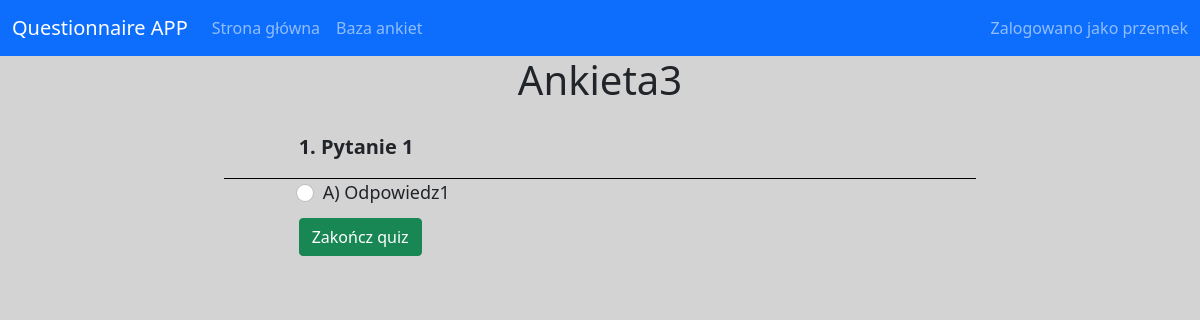
/questionnaireProfile/49 (signed in), run on the app's committed database.
### main/models.py (models this page shows, shortened)
class Questionnaire(models.Model):
    text = models.CharField(max_length=500)
    questions = models.ManyToManyField(Question, blank=True)
    owner = models.ForeignKey(User, on_delete=models.SET_NULL, null=True)
    public = models.BooleanField(null=True, default=False)
    publicResults = models.BooleanField(null=True, blank=True)
    password = models.CharField(max_length=200, blank=True, null=True)
    date = models.DateField(auto_created=True, null=True)
    active = models.BooleanField(null=True, default=True)

class Question(models.Model):
    text = models.CharField(max_length=500)
    answers = models.ManyToManyField(Answer, blank=True)
    multiple_choice = models.BooleanField(default=False)
    plot = models.CharField(max_length=1500, blank=True, null=True)

class Answer(models.Model):
    text = models.CharField(max_length=500)
    votes = models.IntegerField(default=0, blank=True, null=True)

### main/decorators.py (the view)
    def wrapper_func(response, *args, **kwargs):
        if not response.user.is_authenticated:
            return redirect('/login')
        else:
            return viewFunc(response, *args, **kwargs)

### main/templatetags/main_tags.py (called while the page is built)
@register.filter
def to_char(value):
    text = chr(96+value)
    text = text.upper()
    return text

### main/views.py (called while the page is built, shortened)
@notloged
@qProfileAccess
def questionnaireProfile(request, id):
    questionnaire = Questionnaire.objects.get(id=id)
    context = {'questionnaire': questionnaire}
    return render(request, 'questionnaireProfile.html', context)

### main/templates/main/questionnaireProfile.html (shortened to what this page needs)
{% extends 'base.html' %}
{% load main_tags %}
{% block content %}
<div class="container">
    <div class="row">
        <div class="col-12 text-center">
            <h1>{{questionnaire.text}}</h1>
        </div>
    </div>
    <form method="post" action="">
        {% for question in questionnaire.questions.all %}
            <div class="row" style="border-bottom: 1px solid #000;margin-top: 20px;">
                <div class="col-1"></div>
                <div class="col-10">
                    <p class="TextCreateNew">{{forloop.counter}}. {{question.text}}</p>
                </div>
            </div>
            {% for answer in question.answers.all %}
                {% if question.multiple_choice == False %}
                    <div class="row">
                        <div class="col-1"></div>
                        <div class="col-10">
                            <div class="form-check">
                                <input class="form-check-input" name="{{question.text}}" type="radio" value="{{answer.text}}" style="font-size:18px;">
                                <label class="form-check-label" for="{{answer.text}}" style="font-size:18px;">{{forloop.counter|to_char}}) {{answer.text}}</label>
                            </div>
                        </div>
                    </div>
                {% endif %}
            {% endfor %}
        {% endfor %}
        <div class="row" style="margin-top: 10px;">
            <div class="col-1"></div>
            <div class="col-4">
                <button type="submit" class="btn btn-success" name="finish">Zakończ quiz</button>
            </div>
        </div>
    </form>
</div>
{% endblock %}

### main/templates/main/base.html (shortened to what this page needs)
<!DOCTYPE html>
{% load static %}
<html lang="en">
<head>
    <link rel="stylesheet" type="text/css" href="{% static '/css/style.css' %}">
    <link href="https://cdn.jsdelivr.net/npm/bootstrap@5.1.3/dist/css/bootstrap.min.css" rel="stylesheet"
>
</head>
<body>
<header>
    <nav class="navbar navbar-expand-lg navbar-dark bg-primary">
        <div class="container-fluid">
            <a class="navbar-brand" href="{% url 'home' %}">Questionnaire APP</a>
            <div class="collapse navbar-collapse" id="navbarNavAltMarkup">
                <div class="navbar-nav">
                    <a class="nav-link" href="{% url 'home' %}">Strona główna</a>
                    <a class="nav-link" href="{% url 'questionnaire_DataBase' %}">Baza ankiet</a>
                </div>
            </div>
            <div class="navbar-nav navbar-right" >
                {% if request.user.is_authenticated %}
                    <span class="navbar-text">
                        Zalogowano jako {{request.user}}
                    </span>
                {% else %}
                    <a class="nav-link" href="{% url 'login' %}">Zaloguj</a>
                    <a class="nav-link" href="{% url 'register' %}">Zarejestruj</a>
                {% endif %}
            </div>
        </div>
    </nav>
</header>
<main>
    <div class="container-fluid " id="test">
        <div class="row ">
            <div class="col-lg-2 col-md-12">
            </div>
            <div class="col-lg-8 col-md-12">
                <article>
                        {% block content %}
                        {% endblock %}
                </article>
            </div>
            <div class="col-lg-2 col-md-12" >
            </div>
        </div>
    </div>
</main>
</body>
</html>

### main/static/css/style.css (style rules this page uses)
main { background-color: #D3D3D3; }
.TextCreateNew { font-size:20px; font-weight:600; }

### data on the page
Questionnaire: text "Ankieta3"
Question: text "Pytanie 1"
Answer: text "Odpowiedz1"

### other printed values
{{ request.user }} "przemek"
